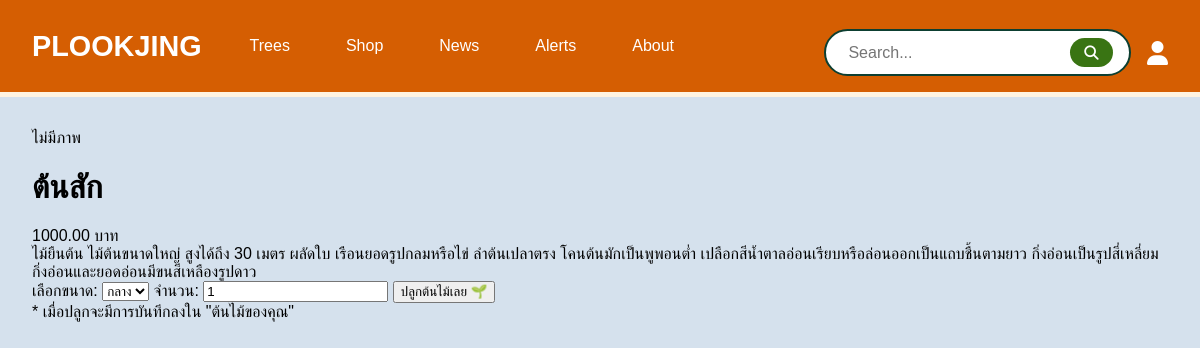
Page /trees/1/ on the committed database.
### myapp/models.py (models this page shows, shortened)
class Tree(models.Model):
    name = models.CharField(max_length=255)
    price = models.DecimalField(max_digits=10, decimal_places=2)
    image_url = models.URLField()
    description = models.TextField()
    is_recommended = models.BooleanField(default=False)  # << เพิ่มบรรทัดนี้!

### myapp/views.py (the view)
# urls.py: path('trees/<int:tree_id>/', views.tree_detail, name='tree_detail'),
def tree_detail(request, tree_id):
    tree = get_object_or_404(Tree, id=tree_id)
    return render(request, 'myapp/tree_detail.html', {'tree': tree})

### templates/myapp/tree_detail.html (shortened to what this page needs)
{% extends 'base.html' %}
{% block content %}
<div class="max-w-7xl mx-auto px-6 py-10 grid grid-cols-1 md:grid-cols-2 gap-10">
  <div class="bg-white p-6 rounded-xl shadow-md">
    {% if tree.image %}
      <img src="{{ tree.image.url }}" alt="{{ tree.name }}" class="w-full object-cover rounded-lg">
    {% else %}
      <div class="w-full h-96 bg-gray-100 flex items-center justify-center text-gray-400">ไม่มีภาพ</div>
    {% endif %}
  </div>
  <div class="space-y-6">
    <h1 class="text-4xl font-bold text-green-900">{{ tree.name }}</h1>
    <div class="text-xl text-orange-600 font-semibold">
      {{ tree.price }} บาท
    </div>
    <div class="text-gray-700 text-lg leading-relaxed">
      {{ tree.description }}
    </div>
    <form method="post" action="{% url 'plant_tree' tree.id %}" class="space-y-4">
      <label class="block">
        <span class="text-sm text-gray-600">เลือกขนาด:</span>
        <select name="size" class="mt-1 w-full border rounded px-3 py-2 focus:outline-green-500">
          <option selected>กลาง</option>
        </select>
      </label>
      <label class="block">
        <span class="text-sm text-gray-600">จำนวน:</span>
        <input type="number" name="quantity" value="1" min="1"
               class="mt-1 w-24 border rounded px-3 py-2 text-center focus:outline-green-500">
      </label>
      <button type="submit"
              class="w-full bg-green-700 hover:bg-green-800 text-white py-3 rounded-full font-semibold shadow-md transition">
        ปลูกต้นไม้เลย 🌱
      </button>
    </form>
    <div class="text-sm text-gray-400 mt-6">* เมื่อปลูกจะมีการบันทึกลงใน "ต้นไม้ของคุณ"</div>
  </div>
</div>
{% endblock %}

### templates/base.html (style rules this page uses)
:root { --green-dark: #0D3F31; --green-soft: #397413; --orange: #D55E02; --bg: #D5E1ED; }
body { margin: 0; font-family: 'Avenir Next Thai Traditional', 'Avenir Next', sans-serif; background-color: var(--bg); }

### rows in the picture
Tree: name "ต้นสัก", price "1000.00", description "ไม้ยืนต้น ไม้ต้นขนาดใหญ่ สูงได้ถึง 30 เมตร ผลัดใบ เรือนยอดรูปกลมหรือไข่ ลำต้นเปลาตรง โคนต้นมักเป็นพูพอนต่ำ เปลือกสีน้ำตาลอ่อนเรียบหรือล่อนออกเป็นแถบชื้นตามยาว กิ่งอ่อนเป็นรูปสี่เหลี่ยม กิ่งอ่อนและยอดอ่อนมีขนสีเหลืองรูปดาว"
